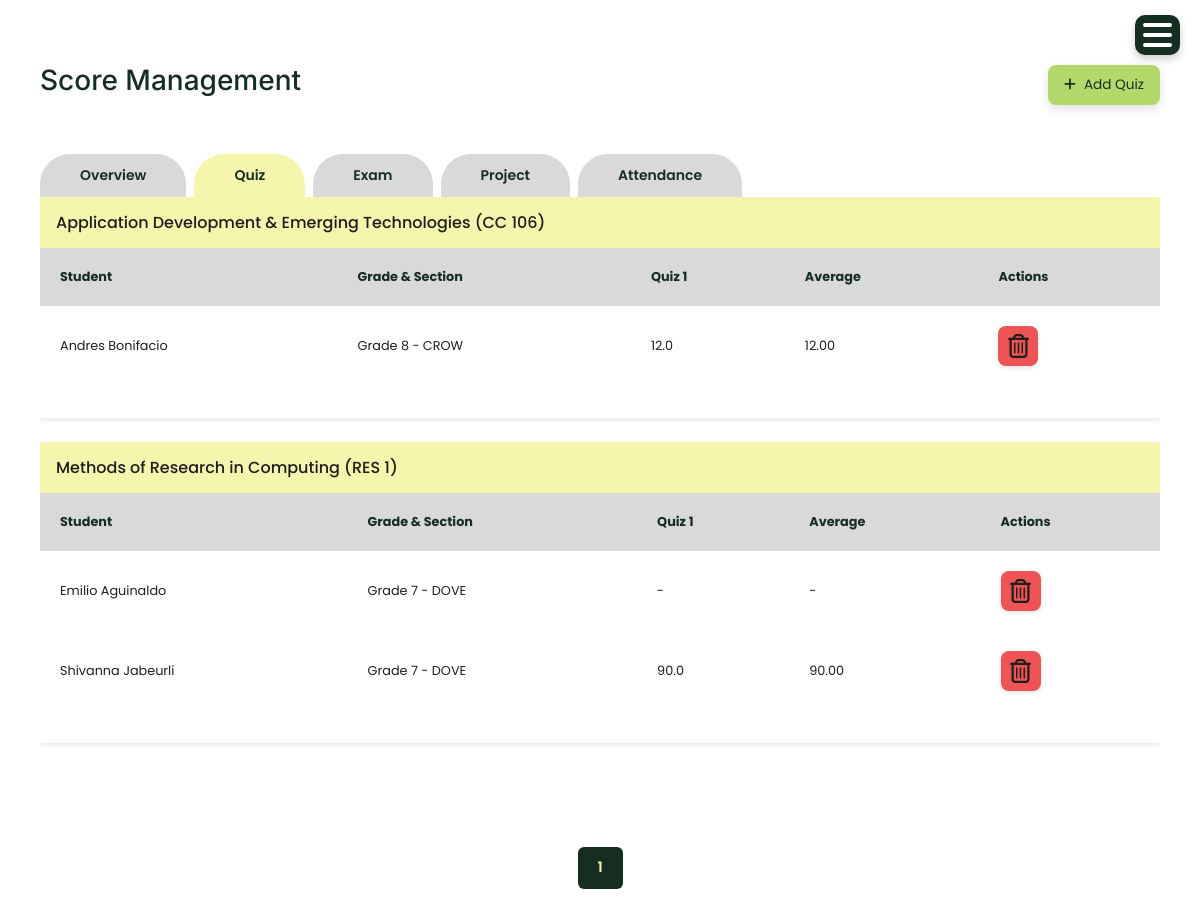
Page /quiz/ (signed in) on the earlier database version.
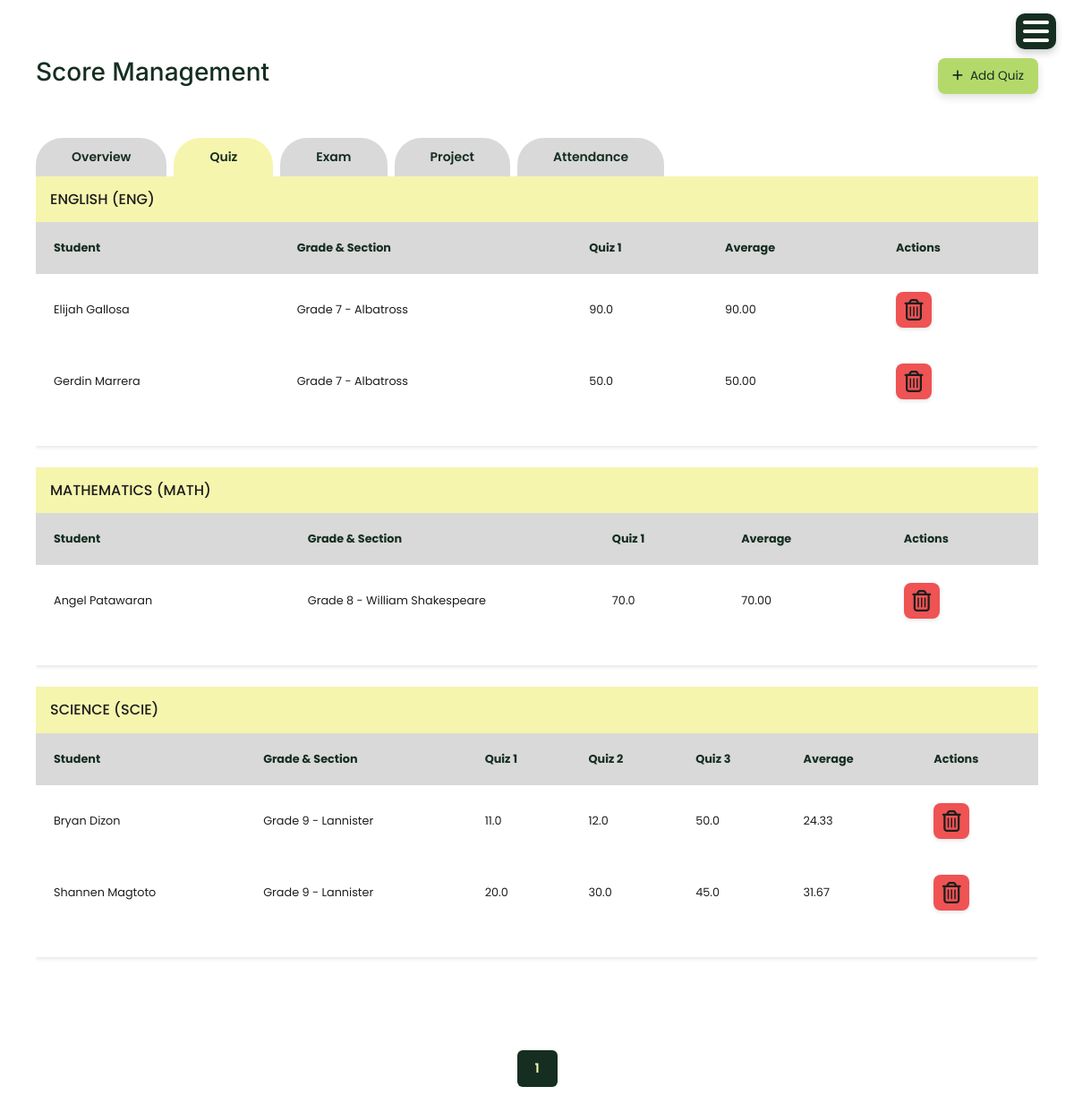
Same page on the later database version.
### account/models.py (models this page shows, shortened)
class Subject(models.Model):
    code = models.CharField(max_length=20, default='DEFAULT_CODE')
    name = models.CharField(max_length=100)
    department = models.CharField(max_length=100)
    grade_level = models.CharField(max_length=10, choices=[
        ('Grade 7', 'Grade 7'),
        ('Grade 8', 'Grade 8'),
        ('Grade 9', 'Grade 9'),
        ('Grade 10', 'Grade 10')
    ], blank=True, null=True)
    status = models.CharField(max_length=10, choices=[('Active','Active'),('Inactive','Inactive')])

class StudentRecord(models.Model):
    STATUS_CHOICES = [
        ('active', 'Active'),
        ('inactive', 'Inactive'),
        ('graduated', 'Graduated'),
        ('transferred', 'Transferred'),
    ]
    SECTION_CHOICES = [
        ('Grade 7', 'Grade 7'),
        ('Grade 8', 'Grade 8'),
        ('Grade 9', 'Grade 9'),
        ('Grade 10', 'Grade 10'),
    ]
    GENDER_CHOICES = [
        ('Male', 'Male'),
        ('Female', 'Female'),
    ]
    student_id = models.PositiveIntegerField()
    fullname = models.CharField(max_length=100)
    grade_and_section = models.CharField(max_length=20, choices=SECTION_CHOICES, default='active')
    gender = models.CharField(max_length=20, choices=GENDER_CHOICES, default='active')
    age = models.PositiveIntegerField()
    address = models.CharField(max_length=200)
    parent = models.CharField(max_length=100)
    parent_contact = models.PositiveIntegerField()
    status = models.CharField(max_length=20, choices=STATUS_CHOICES, default='active')
    account_username = models.CharField(max_length=150, blank=True, null=True)

### account/views.py (the view, shortened to what this page needs)
# urls.py: path('quiz/', views.quiz, name='quiz'),
def quiz(request):
    search = request.GET.get('search', '').strip()
    subjects_with_quizzes = Subject.objects.filter(
        quiz_scores__isnull=False
    ).distinct().order_by('name')
    quiz_data = []
    for subject in subjects_with_quizzes:
        assigned_subject = AssignedSubject.objects.filter(
            subject=subject,
            status='Active'
        ).first()
        if assigned_subject:
            grade_val = (assigned_subject.grade_level or '').strip()
            students_qs = StudentRecord.objects.filter(status='active')
            if grade_val:
                if ' - ' in grade_val or '-' in grade_val:
                    students_qs = students_qs.filter(grade_and_section__iexact=grade_val)
                else:
                    students_qs = students_qs.filter(grade_and_section__istartswith=grade_val)
            students = students_qs.order_by('fullname')
        quiz_numbers = QuizScore.objects.filter(subject=subject).values_list('quiz_number', flat=True).distinct().order_by('quiz_number')
        quiz_numbers_list = list(quiz_numbers)
        student_rows = []
        for student in students:
            student_scores = []
            total_score = 0
            count = 0
            for quiz_num in quiz_numbers_list:
                try:
                    quiz_score = QuizScore.objects.get(
                        student=student,
                        subject=subject,
                        quiz_number=quiz_num
                    )
                    score_val = float(quiz_score.score)
                    student_scores.append(score_val)
                    total_score += score_val
                    count += 1
                except QuizScore.DoesNotExist:
                    student_scores.append(None)
            average = (total_score / count) if count > 0 else None
            student_rows.append({
                'student': student,
                'scores': student_scores,
                'average': average
            })
        quiz_data.append({
            'subject': subject,
            'quiz_numbers': quiz_numbers_list,
            'student_rows': student_rows
        })
    page = request.GET.get('page', 1)
    per_page = 5  # Show 5 subjects per page to avoid screen overflow
    paginator = Paginator(quiz_data, per_page)
    try:
        page_obj = paginator.page(page)
    except:
        page_obj = paginator.page(1)
    return render(request, 'quiz.html', {
        'quiz_data': page_obj,
        'page_obj': page_obj,
        'tab': 'quiz',
        'search': search,
    })

### templates/quiz.html (shortened to what the changed rows need)
{% extends 'base.html' %}
{% load static %}
{% block content %}
<div class="container mt-4">
    <div class="user-folder-card">
        <div class="user-heading">
            <h2>Score Management</h2>
        </div>
        <div class="tab-content">
            <div class="user-data-table">
                <div class="user-table-wrapper">
                    {% if quiz_data %}
                        {% for data in page_obj %}
                            <div class="mb-4">
                                <h4>{{ data.subject.name }} ({{ data.subject.code }})</h4>
                                <div class="table-scroll">
                                <table class="user-table">
                                    <thead>
                                        <tr>
                                            <th>Student</th>
                                            <th>Grade & Section</th>
                                            {% for quiz_num in data.quiz_numbers %}
                                            <th>Quiz {{ quiz_num }}</th>
                                            {% endfor %}
                                            <th>Average</th>
                                            <th>Actions</th>
                                        </tr>
                                    </thead>
                                    <tbody>
                                        {% for row in data.student_rows %}
                                        <tr>
                                            <td>{{ row.student.fullname }}</td>
                                            <td>{{ row.student.grade_and_section }}</td>
                                            {% for score in row.scores %}
                                            <td>
                                                {% if score %}
                                                    {{ score }}
                                                {% else %}
                                                    -
                                                {% endif %}
                                            </td>
                                            {% endfor %}
                                            <td>
                                                {% if row.average %}
                                                    {{ row.average|floatformat:2 }}
                                                {% else %}
                                                    -
                                                {% endif %}
                                            </td>
                                            <td class="actions-cell">
                                                <button type="button" class="btn-action btn-action-delete" onclick="if(confirm('Delete all quiz scores for {{ row.student.fullname }}?')) deleteScores('quiz', {{ row.student.id }}, {{ data.subject.id }})">
                                                    <i class="fa-regular fa-trash-can"></i>
                                                </button>
                                            </td>
                                        </tr>
                                        {% empty %}
                                        <tr>
                                            <td colspan="{{ data.quiz_numbers|length|add:4 }}" class="text-center">No students found.</td>
                                        </tr>
                                        {% endfor %}
                                    </tbody>
                                </table>
                                </div>
                            </div>
                        {% endfor %}
                    {% endif %}
                </div>
            </div>
        </div>
        {% if page_obj %}
        <nav aria-label="Page navigation" class="mt-3">
            <ul class="pagination justify-content-center">
                {% for num in page_obj.paginator.page_range %}
                    {% if page_obj.number == num %}
                        <li class="page-item active"><span class="page-link">{{ num }}</span></li>
                    {% elif num > page_obj.number|add:'-3' and num < page_obj.number|add:'3' %}
                        <li class="page-item">
                            <a class="page-link" href="?page={{ num }}">{{ num }}</a>
                        </li>
                    {% endif %}
                {% endfor %}
            </ul>
        </nav>
        {% endif %}
    </div>
</div>
{% endblock %}

Differences in the rows shown:
no longer on this page (row edited): Subject: subject.name "Application Development & Emerging Technologies", subject.code "CC 106", quiz_numbers "1", StudentRecord (student.fullname "Andres Bonifacio", student.grade_and_section "Grade 8 - CROW", scores "12.0", average "12.00")
removed Subject: subject.name "Methods of Research in Computing", subject.code "RES 1", quiz_numbers "1", StudentRecord (student.fullname "Emilio Aguinaldo", student.grade_and_section "Grade 7 - DOVE"), StudentRecord (student.fullname "Shivanna Jabeurli", student.grade_and_section "Grade 7 - DOVE", scores "90.0", average "90.00")
added Subject: subject.name "ENGLISH", subject.code "ENG", quiz_numbers "1", StudentRecord (student.fullname "Elijah Gallosa", student.grade_and_section "Grade 7 - Albatross", scores "90.0", average "90.00")
added StudentRecord: student.fullname "Gerdin Marrera", student.grade_and_section "Grade 7 - Albatross", scores "50.0", average "50.00", shown under "ENGLISH"
added Subject: subject.name "MATHEMATICS", subject.code "MATH", quiz_numbers "1"
added StudentRecord: student.fullname "Angel Patawaran", student.grade_and_section "Grade 8 - William Shakespeare", scores "70.0", average "70.00", shown under "MATHEMATICS"
added Subject: subject.name "SCIENCE", subject.code "SCIE", quiz_numbers "1" "2" "3", StudentRecord (student.fullname "Bryan Dizon", student.grade_and_section "Grade 9 - Lannister", scores "11.0" "12.0" "50.0", average "24.33"), StudentRecord (student.fullname "Shannen Magtoto", student.grade_and_section "Grade 9 - Lannister", scores "20.0" "30.0" "45.0", average "31.67")
